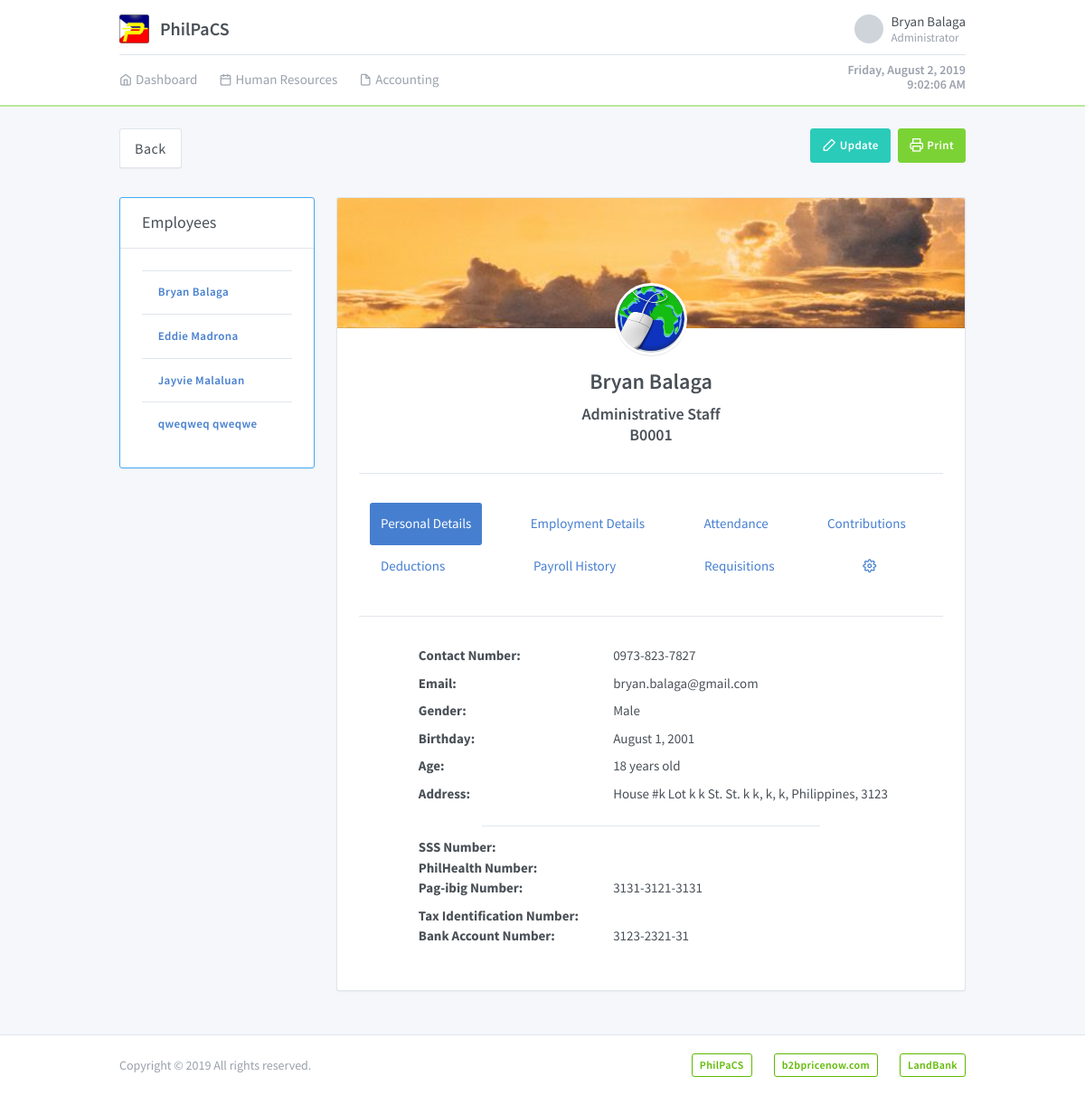
The page /system/employee.php?id=1 (signed in) on the database its author committed.
### tables this page shows
CREATE TABLE `personaldetailstbl` (
  `personalID` int(11) NOT NULL AUTO_INCREMENT,
  `firstName` varchar(50) NOT NULL,
  `middleName` varchar(50) DEFAULT NULL,
  `lastName` varchar(50) NOT NULL,
  `contactNumber` varchar(15) NOT NULL,
  `email` varchar(60) NOT NULL,
  `gender` tinyint(1) NOT NULL,
  `birthday` date NOT NULL,
  `age` int(3) NOT NULL,
  `photo` varchar(255) DEFAULT NULL,
  `status` tinyint(1) NOT NULL,
  PRIMARY KEY (`personalID`)
);

### models/Config.php (called while the page is built, shortened)
<?php
require_once 'Database.php';
class Config extends Database {
	protected $conn;
	public function __construct() {
		$database = new Database();
		$this->conn = $database->db_connection();
	}
	public function runQuery($sql) {
		$stmt = $this->conn->prepare($sql);
		return $stmt;
	}
}

### models/Database.php (called while the page is built, shortened)
<?php
class Database {
	private $host = "localhost";
	private $dbname = "philpacs";
	private $username = "root";
	private $password = "";
	public function db_connection(){
		try {
			$this->conn = new PDO("mysql:host=" . $this->host . ";dbname=" . $this->dbname, $this->username, $this->password);
			$this->conn->setAttribute(PDO::ATTR_ERRMODE, PDO::ERRMODE_EXCEPTION);
			return $this->conn;
		} catch (PDOException $e) {
			echo "Connection Error: " . $e->getMessage();
		}
	}
}

### includes/employee/employee.data.php (the view, shortened to what this page needs)
<?php
  $id = $config->checkInput($_GET['id']);
  $stmt->execute(array(":personalID" => $id));
  $row = $stmt->fetch(PDO::FETCH_ASSOC);
  $personalID = $row['personalID'];
  $fullname = $row['fullName'];
  $contact_number = $row['contactNumber'];
  $email = $row['email'];
  $gender = $row['gender'];
  $birthday = $row['birthday'];
  $birthday = date('F j, Y', strtotime($birthday));
  $age = $row['age'];
  $displayPicture = $row['profilePicture'];
  $address = $row['address'];
  $employeeID = $row['employeeID'];
  $positionName = $row['positionName'];
  $bankAccountNumber = $row['bankAccountNumber'];
  $sssNumber = $row['sssNumber'];
  $philhealthNumber = $row['philhealthNumber'];
  $pagibigNumber = $row['pagibigNumber'];
  $taxIdentificationNumber = $row['taxIdentificationNumber'];
?>
<div class="dimmer active">
  <div id="dimmer-content">
    <div class="row mb-4">
      <div class="col-md-12">
      <a class="btn btn-secondary btn-lg mb-4" href="./employee.php">Back</a>
      <a class="ml-2 float-right btn btn-lime" data-toggle="tooltip" title="Print" href="javascript:void(0)">
        <i class="fe fe-printer"></i> Print
      </a>
      <span class="float-right" data-toggle="tooltip" title="Update Employee Details">
        <a class="btn btn-teal" href="./employee.php?edit=<?=$personalID;?>">
          <i class="fe fe-edit-2"></i> Update
        </a>
      </span>
      </div>
    </div>
    <div class="row">
      <div class="col-md-3">
        <div class="card border-info">
          <div class="card-header">
            <h3 class="card-title">Employees</h3>
          </div>
          <div class="card-body">
          <table class="table table-sm datatable">
            <tbody>
              <?php
              $display = $config->runQuery("SELECT personalID, CONCAT (personaldetailstbl.firstName, ' ', personaldetailstbl.lastName) AS fullname
                                            FROM personaldetailstbl WHERE status=:status LIMIT 10");
              $display->execute(array(":status"=>1));
              while ($rows = $display->fetch(PDO::FETCH_ASSOC)) {
                ?>
                <tr>
                  <td>
                    <a href="./employee.php?id=<?=$rows['personalID'];?>" class="btn btn-link"><?=$rows['fullname'];?></a>
                  </td>
                </tr>
                <?php
              }
              ?>
            </tbody>
          </table>
          </div>
        </div>
      </div>
      <div class="col-md-9">
        <div class="card card-profile">
          <div class="card-header image-parallax"></div>
          <div class="card-body text-center">
            <img class="card-profile-img avatar avatar-xxl" src="<?php if ($displayPicture != "") { echo $displayPicture; } else { ?> ../assets/logo/image_placeholder.png <?php } ?>">
            <h3 class="mb-3"><?=$fullname;?></h3>
            <h4 class="mb-1"><?=$positionName;?></h4>
            <h4 class="mb-1"><?=$employeeID;?></h4>
            <hr>
            <ul class='nav nav-pills mb-3 mt-3 flex-column flex-sm-row nav-justified' id='pills-tab' role='tablist'>
              <li class='nav-item flex-sm-fill'>
                <a class='nav-link active text-sm-center p-3' id='pills-personal-tab' data-toggle='pill' href='#pills-personal' role='tab' aria-controls='pills-personal' aria-selected='true'>Personal Details</a>
              </li>
              <li class='nav-item flex-sm-fill'>
                <a class='nav-link text-sm-center p-3' id='pills-employment-tab' data-toggle='pill' href='#pills-employment' role='tab' aria-controls='pills-employment' aria-selected='false'>Employment Details</a>
              </li>
              <li class='nav-item flex-sm-fill'>
                <a class='nav-link text-sm-center p-3' id='pills-attendance-tab' data-toggle='pill' href='#pills-attendance' role='tab' aria-controls='pills-attendance' aria-selected='false'>Attendance</a>
              </li>
              <li class='nav-item flex-sm-fill'>
                <a class='nav-link text-sm-center p-3' id='pills-contribution-tab' data-toggle='pill' href='#pills-contribution' role='tab' aria-controls='pills-contribution' aria-selected='false'>Contributions</a>
              </li>
              <li class='nav-item flex-sm-fill'>
                <a class='nav-link text-sm-center p-3' id='pills-deduction-tab' data-toggle='pill' href='#pills-deduction' role='tab' aria-controls='pills-deduction' aria-selected='false'>Deductions</a>
              </li>
              <li class='nav-item flex-sm-fill'>
                <a class='nav-link text-sm-center p-3' id='pills-salary-history-tab' data-toggle='pill' href='#pills-salary-history' role='tab' aria-controls='pills-salary-history' aria-selected='false'>Payroll History</a>
              </li>
              <li class='nav-item flex-sm-fill'>
                <a class='nav-link text-sm-center p-3' id='pills-requisition-tab' data-toggle='pill' href='#pills-requisition' role='tab' aria-controls='pills-requisition' aria-selected='false'>Requisitions</a>
              </li>
              <li class='nav-item flex-sm-fill'>
                <a class='nav-link text-sm-center p-3' id='pills-settings-tab' data-toggle='pill' href='#pills-settings' role='tab' aria-controls='pills-settings' aria-selected='false'><span class='fe fe-settings'></span></a>
              </li>
            </ul>
            <hr>
            <div class='tab-content mt-3 text-left' id='pills-tabContent'>
              <div class='tab-pane fade show active mb-3' id='pills-personal' role='tabpanel' aria-labelledby='pills-personal-tab'>
                <div class='container'>
                  <dl class='row'>
                    <dt class='offset-sm-1 col-sm-4'>Contact Number: </dt>
                      <dd class='col-sm-7'><?=$contact_number;?></dd>
                    <dt class='offset-sm-1 col-sm-4'>Email: </dt>
                      <dd class='col-sm-7'><?=$email;?></dd>
                    <dt class='offset-sm-1 col-sm-4'>Gender: </dt>
                      <dd class='col-sm-7'><?=$gender;?></dd>
                    <dt class='offset-sm-1 col-sm-4'>Birthday: </dt>
                      <dd class='col-sm-7'><?=$birthday;?></dd>
                    <dt class='offset-sm-1 col-sm-4'>Age: </dt>
                      <dd class='col-sm-7'><?=$age;?> years old</dd>
                    <dt class='offset-sm-1 col-sm-4'>Address: </dt>
                      <dd class='col-sm-7'><?=$address;?></dd>
                  </dl>
                  <div class='border-top' style='width: 60%; margin: 0 auto;'></div>
                  <dl class='row mt-3'>
                    <dt class='offset-sm-1 col-sm-4'>SSS Number: </dt>
                      <dd class='col-sm-7'><?=$sssNumber;?></dd>
                    <dt class='offset-sm-1 col-sm-4'>PhilHealth Number: </dt>
                      <dd class='col-sm-7'><?=$philhealthNumber;?></dd>
                    <dt class='offset-sm-1 col-sm-4'>Pag-ibig Number: </dt>
                      <dd class='col-sm-7'><?=$pagibigNumber;?></dd>
                    <dt class='offset-sm-1 col-sm-4'>Tax Identification Number: </dt>
                      <dd class='col-sm-7'><?=$taxIdentificationNumber;?></dd>
                    <dt class='offset-sm-1 col-sm-4'>Bank Account Number: </dt>
                      <dd class='col-sm-7'><?=$bankAccountNumber;?></dd>
                  </dl>
                </div>
              </div>
          </div>
        </div>
      </div>
    </div>
  </div>
</div>

### system/employee.php (shortened to what this page needs)
<?php
    require_once '../models/Config.php';
    $config = new Config();
    $config->isnot_loggedin();
?>
<!DOCTYPE html>
<html lang="en" dir="ltr">
  <head>
    <link rel="stylesheet" href="https://maxcdn.bootstrapcdn.com/font-awesome/4.7.0/css/font-awesome.min.css">
    <?php include '../includes/plugins.php'; ?>
    <link rel="stylesheet" type="text/css" href="../assets/css/style.css" />
  </head>
  <body class="">
        <div class="page">
          <div class="flex-fill">
            <?php include '../includes/header.php'; ?>
            <div class="my-3 my-md-5">
              <div class="container">
                <?php if (isset($_GET['id'])) : ?>
                  <?php include '../includes/employee/employee.data.php'; ?>
                <?php endif ?>
              </div>
            </div>
          </div>
        </div>
        <?php include '../includes/footer.php'; ?>
      </div>
  </body>
</html>

### includes/plugins.php (shortened to what this page needs)
<link href="../assets/css/dashboard.css" rel="stylesheet" />
<link href="../assets/plugins/charts-c3/plugin.css" rel="stylesheet" />
<link href="../assets/plugins/maps-google/plugin.css" rel="stylesheet" />
<link href="../assets/plugins/bootstrap-datepicker/dist/bootstrap-datepicker.min.css" rel="stylesheet" />
<link href="../assets/plugins/sweetalert/sweetalert.min.css" rel="stylesheet" />
<link href="../assets/plugins/dropzone/dropzone.css" rel="stylesheet" />
<link href="../assets/plugins/animate/animate.min.css" rel="stylesheet" />
<link href="../assets/plugins/fullcalendar/plugin.css" rel="stylesheet" />
<link href="../assets/plugins/datetimepicker/bootstrap-datetimepicker.min.css" rel="stylesheet" />
<link href="../assets/plugins/timepicker/timepicker.min.css" rel="stylesheet" />

### includes/header.php (shortened to what this page needs)
<div class="header pt-4 sticky-top">
  <div class="container">
    <div class="d-flex">
      <a class="header-brand" href="./index.php">
        <img src="../assets/logo/Logo.png" class="header-brand-img" alt="PhilPaCS logo">
        PhilPaCS
      </a>
      <div class="d-flex order-lg-2 ml-auto">
        <div class="dropdown">
          <a href="#" class="nav-link pr-0 leading-none" data-toggle="dropdown">
            <span class="avatar"></span>
            <span class="ml-2 d-none d-lg-block">
              <span class="text-default">Bryan Balaga</span>
              <small class="text-muted d-block mt-1">Administrator</small>
            </span>
          </a>
        </div>
      </div>
    </div>
  </div>
  <div class="header collapse d-lg-flex p-0" id="headerMenuCollapse">
    <div class="container">
      <div class="row text-md-right text-sm-center align-items-center">
        <div class="col-md-2 ml-auto col-xs-12 col-sm-12 align-self-center">
          <h6 class="text-muted form-text" id="clockbox"></h6>
        </div>
        <div class="col-lg order-lg-first">
          <ul class="nav nav-tabs border-0 flex-column flex-lg-row">
            <li class="nav-item">
              <a href="./index.php" class="nav-link"><i class="fe fe-home"></i> Dashboard</a>
            </li>
            <li class="nav-item dropdown">
              <a href="javascript:void(0)" class="nav-link" data-toggle="dropdown"><i class="fe fe-calendar"></i> Human Resources</a>
            </li>
            <li class="nav-item dropdown">
              <a href="javascript:void(0)" class="nav-link" data-toggle="dropdown"><i class="fe fe-file"></i> Accounting</a>
            </li>
          </ul>
        </div>
      </div>
    </div>
  </div>
</div>

### includes/footer.php
<footer class="footer">
  <div class="container">
    <div class="row align-items-center flex-row-reverse">
      <div class="col-auto ml-lg-auto">
        <div class="row align-items-center">
          <div class="col-auto">
            <a href="#" class="btn btn-outline-success btn-sm">PhilPaCS</a>
          </div>
          <div class="col-auto">
            <a href="#" class="btn btn-outline-success btn-sm">b2bpricenow.com</a>
          </div>
          <div class="col-auto">
            <a href="#" class="btn btn-outline-success btn-sm">LandBank</a>
          </div>
        </div>
      </div>
      <div class="col-12 col-lg-auto mt-3 mt-lg-0 text-center">
        Copyright © 2019 All rights reserved.
      </div>
    </div>
  </div>
</footer>

### assets/css/style.css (style rules this page uses)
.image-parallax { background: url(../../assets/photos/tom-barrett-318952-1500.jpg); height: 20vh; background-size: cover; background-position: fixed; background-repeat: no-repeat; background-attachment: fixed; }

### rows shown on the page
personaldetailstbl: fullname "Bryan Balaga"
personaldetailstbl: fullname "Eddie Madrona"
personaldetailstbl: fullname "Jayvie Malaluan"
personaldetailstbl: fullname "qweqweq qweqwe"

### other values the page prints
$fullname "Bryan Balaga"
$positionName "Administrative Staff"
$employeeID "B0001"
$contact_number "0973-823-7827"
$email "bryan.balaga@gmail.com"
$gender "Male"
$birthday "August 1, 2001"
$age "18"
$address "House #k Lot k k St. St. k k, k, k, Philippines, 3123"
$pagibigNumber "3131-3121-3131"
$bankAccountNumber "3123-2321-31"
